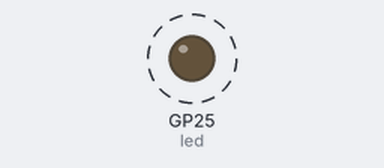
Bench run of a program on a simulated Raspberry Pi Pico running MicroPython. On the bench: output pins drawn as LEDs (lit = HIGH). Dashed ring = blinking. The clock reads 2024-03-15 10:24:30 at power-on unless the program sets it; what the program prints to the serial console is not drawn.

Above: at 0.5 s.
Timing chart, 0 to 4.6 s (numbered marks = the images above):
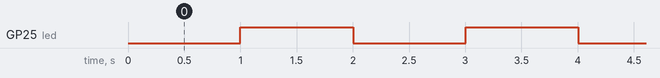

Measured:
- by itself, GP25 (led): alternates HIGH for 1.0 s and LOW for 1.0 s

The program:

i2c-rtc.py
```python
from machine import I2C, Pin
from urtc import DS1307
import utime

# i2c = I2C(0, scl=Pin(1), sda=Pin(0), freq=400000)
i2c = I2C(1, scl=Pin(3), sda=Pin(2), freq=400000)
rtc = DS1307(i2c)

LED_PIN = 'LED'
led = Pin(LED_PIN, Pin.OUT)

# year = int(input("Year : "))
# month = int(input("month (Jan --> 1 , Dec --> 12): "))
# date = int(input("date : "))
# day = int(input("day (1 --> monday , 2 --> Tuseday ... 0 --> Sunday): "))
# hour = int(input("hour (24 Hour format): "))
# minute = int(input("minute : "))
# second = int(input("second : "))

# now = (year, month, date, day, hour, minute, second, 0)
# rtc.datetime(now)

while True:
    utime.sleep(1)
    led.toggle()
    (year, month, date, day, hour, minute, second, p1) = rtc.datetime()
    print(rtc.datetime())
```
